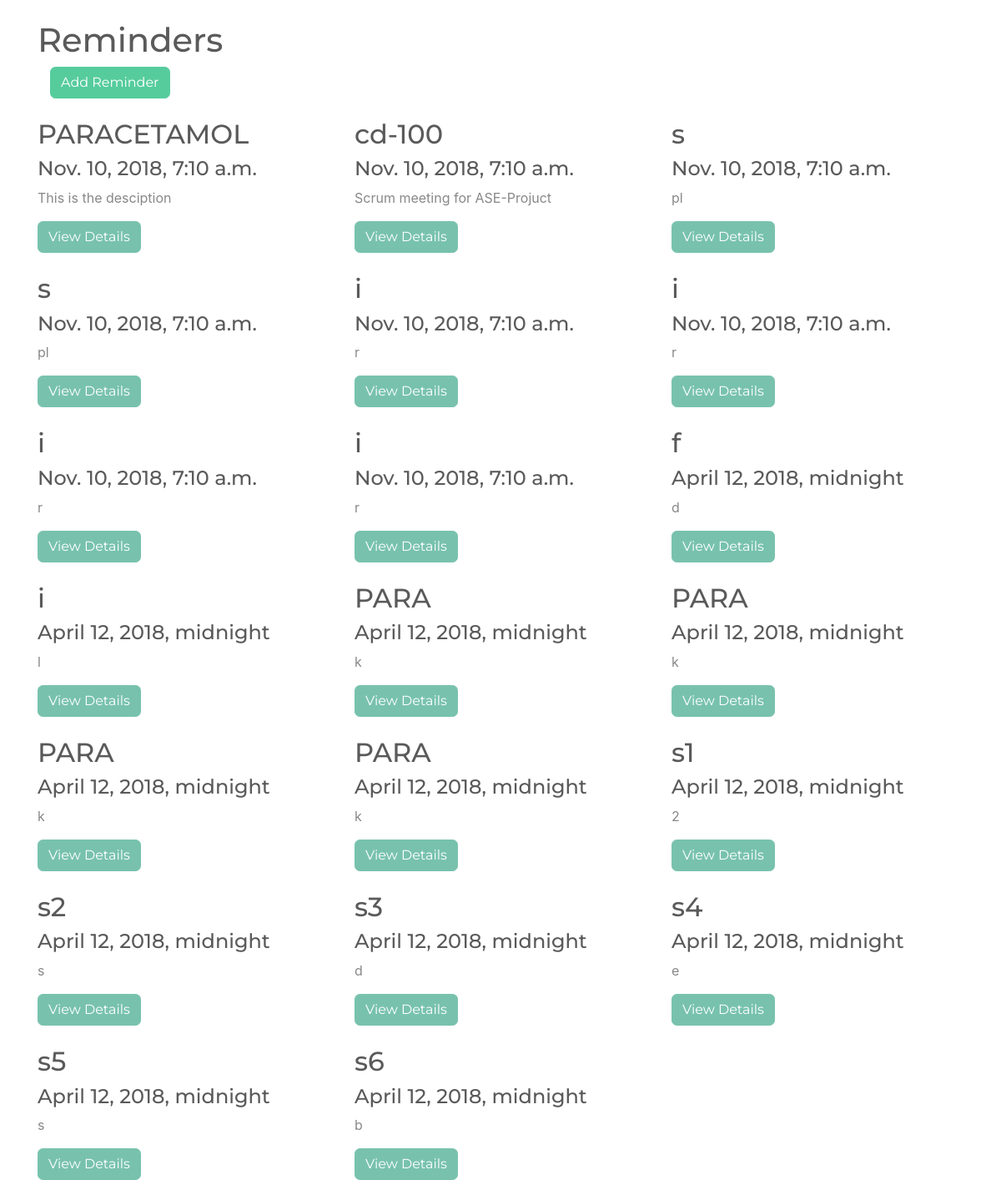
/my_app/reminders/, run on the app's committed database.
### my_app/models.py (models this page shows, shortened)
class Reminder(models.Model):
    name=models.CharField(max_length=100)
    date=models.DateTimeField()
    description=models.TextField()
    created=models.DateTimeField(auto_now_add=True)

### my_app/views.py (the view)
def reminder(request):
    reminders=Reminder.objects.all()
    context={
        'reminders':reminders
    }
    return render(request,"my_app/reminders.html",context=context)

### templates/my_app/reminders.html (shortened to what this page needs)
{% extends 'my_app/base.html' %}
{% block body %}
 <div class="container" >
 <br/>
 <div class="row">
     <div class="col-lg-4">
         <h1>Reminders</h1>
     </div>
 </div>
 <div class="col-lg-8">
     <button onclick="location.href='{% url 'add' %}'" type="button" class="btn btn-success">Add Reminder</button>
 </div>
    <div class="row">
        {% for reminder in reminders %}
        {% include 'my_app/_reminder_entry.html' %}
        {% endfor %}
    </div>
 </div>
{% endblock %}

### templates/my_app/base.html (shortened to what this page needs)
<!DOCTYPE html>
<html lang="en">
<head>
    {% load static %}
    <link rel="stylesheet" href="{% static 'my_app/css/bootstrap.css' %}">
</head>
<body>
    {%  block body %}
    {% endblock %}
</body>
</html>

### templates/my_app/_reminder_entry.html
 <div class="reminder_entry col-lg-4">
            <br />
            <h2>{{ reminder.name}}</h2>
            <h4>{{  reminder.date }}</h4>
            <p>{{ reminder.description}}</p>
       <button onclick="location.href='{% url 'details' pk=reminder.id %}'"   class="btn btn-primary">View Details</button>
 </div>

### data on the page
Reminder: name "PARACETAMOL", date "Nov. 10, 2018, 7:10 a.m.", description "This is the desciption"
Reminder: name "cd-100", date "Nov. 10, 2018, 7:10 a.m.", description "Scrum meeting for ASE-Projuct"
Reminder: name "s", date "Nov. 10, 2018, 7:10 a.m.", description "pl"
Reminder: name "s", date "Nov. 10, 2018, 7:10 a.m.", description "pl"
Reminder: name "i", date "Nov. 10, 2018, 7:10 a.m.", description "r"
Reminder: name "i", date "Nov. 10, 2018, 7:10 a.m.", description "r"
Reminder: name "i", date "Nov. 10, 2018, 7:10 a.m.", description "r"
Reminder: name "i", date "Nov. 10, 2018, 7:10 a.m.", description "r"
Reminder: name "f", date "April 12, 2018, midnight", description "d"
Reminder: name "i", date "April 12, 2018, midnight", description "l"
Reminder: name "PARA", date "April 12, 2018, midnight", description "k"
Reminder: name "PARA", date "April 12, 2018, midnight", description "k"
Reminder: name "PARA", date "April 12, 2018, midnight", description "k"
Reminder: name "PARA", date "April 12, 2018, midnight", description "k"
Reminder: name "s1", date "April 12, 2018, midnight", description "2"
Reminder: name "s2", date "April 12, 2018, midnight", description "s"
Reminder: name "s3", date "April 12, 2018, midnight", description "d"
Reminder: name "s4", date "April 12, 2018, midnight", description "e"
Reminder: name "s5", date "April 12, 2018, midnight", description "s"
Reminder: name "s6", date "April 12, 2018, midnight", description "b"
